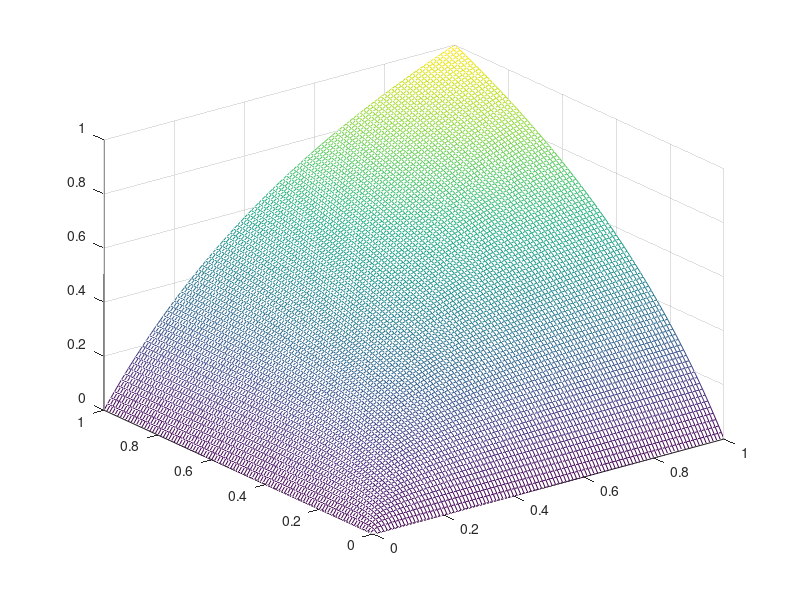

This figure's MATLAB source:
% //Qirui Sun
% //USC ID: 1140685892
% //qiruisun@usc.edu
% //Submission Date: 2/23/2021

precision = 0:0.01:1;
recall = 0:0.01:1;

[XX,YY] = meshgrid(precision,recall);

F = (2.*XX.*YY)./(XX +YY);
mesh(precision,recall,F);



